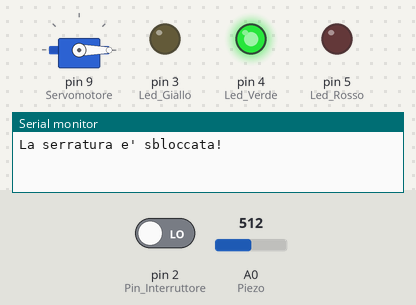
Bench run of a sketch on a simulated Arduino Uno, built with avr-gcc and run on an emulated ATmega328P. On the bench: servo, output pins drawn as LEDs (lit = HIGH), the last lines printed to the serial monitor. The inputs (shaded band) are chosen by the test bench; at power-on: pin 2 (Pin_Interruttore) LOW, A0 (Piezo) = 512.

Above: at 1.2 s.
1.3 s: pin 2 (Pin_Interruttore) driven HIGH
At 1.6 s:
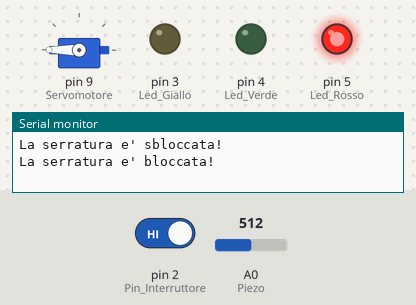
2.8 s: A0 (Piezo) set to 991
5.8 s: A0 (Piezo) set to 1007
Timing chart, 0 to 8.8 s (numbered marks = the images above; inputs shaded):
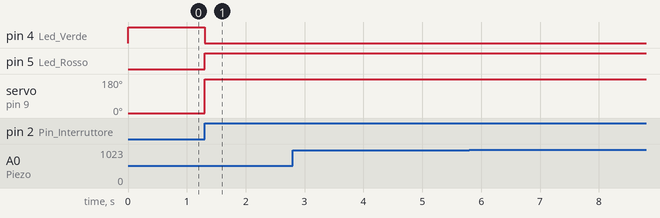

The sketch:

Serratura_arduino_software.ino
```cpp
#include <Servo.h>                                                                              //Importa la libreria Servo.
Servo Servomotore;                                                                              //Crea un'istanza per utilizzare il motore.

const int Piezo = A0;                                                                           //Pin piezo.
const int Pin_Interruttore = 2;                                                                 //Pin interruttore.
const int Led_Giallo = 3;                                                                       //Led giallo.
const int Led_Verde = 4;                                                                        //Led verde.
const int Led_Rosso = 5;                                                                        //Led rosso.

int Valore_Vibrazione;                                                                          //Valore vibrazione.
int Valore_Pulsante;                                                                            //Valore pulsante.

const int Vibrazione_Bassa = 10;                                                                //Vibrazione bassa.
const int Vibrazione_Alta = 100;                                                                //Vibrazione alta.

boolean Blocco = false;                                                                         //Blocco.
int Numero_Di_Vibrazioni = 0;                                                                   //Numero di vibrazioni.

void setup()
{
  Servomotore.attach(9);                                                                        //Attacca il servomotore al pin 9.
  pinMode(Led_Giallo, OUTPUT);
  pinMode(Led_Rosso, OUTPUT);
  pinMode(Led_Verde, OUTPUT);
  pinMode(Pin_Interruttore, INPUT);
  Serial.begin(9600);                                                                           //Apre il monitor seriale.
  digitalWrite(Led_Verde, HIGH);
  Servomotore.write(0);                                                                         //Muove il servomotore a 0°.
  Serial.println("La serratura e' sbloccata!");
}

void loop()
{
  if(Blocco == false)
  {
    Valore_Pulsante = digitalRead(Pin_Interruttore);                                            //Immagazzina il valore dell'interruttore nella variabile.
    if(Valore_Pulsante == HIGH)
    {
      Blocco = true;
      digitalWrite(Led_Verde, LOW);
      digitalWrite(Led_Rosso, HIGH);
      Servomotore.write(180);
      Serial.println("La serratura e' bloccata!");
      delay (1000);
    }
  }
  if(Blocco == true)
  {
    Valore_Vibrazione = analogRead(Piezo);
    if(Numero_Di_Vibrazioni < 3 && Valore_Vibrazione >0)
    {
      if(checkForKnock(Valore_Vibrazione) == true)
      {
        Numero_Di_Vibrazioni++;
      }
      Serial.print(3-Numero_Di_Vibrazioni);
      Serial.println(" vibrazioni per sbloccare!");
    }
    if(Numero_Di_Vibrazioni >= 3)
    {
      Blocco = false;
      Servomotore.write(0);
      delay(20);
      digitalWrite(Led_Verde, HIGH);
      digitalWrite(Led_Rosso, LOW);
      Serial.println("La serratura e' sbloccata!");
    }
  }
}
boolean checkForKnock(int Valore)
{
  if(Valore > Vibrazione_Bassa && Valore < Vibrazione_Alta)
  {
    digitalWrite(Led_Giallo, HIGH);
    delay(50);
    digitalWrite(Led_Giallo, LOW);
    Serial.print("Vibrazione valida ");
    Serial.println(Valore);
    return true;
  }
  else
  {
    Serial.print("Vibrazione non valida ");
    Serial.println(Valore);
    return false;
  }
}
```

Measured:
- after the input at 1.3 s, pin 4 (Led_Verde): HIGH → LOW at once; pin 5 (Led_Rosso): LOW → HIGH at once; servo on pin 9 (Servomotore): 0° → 180° at once
